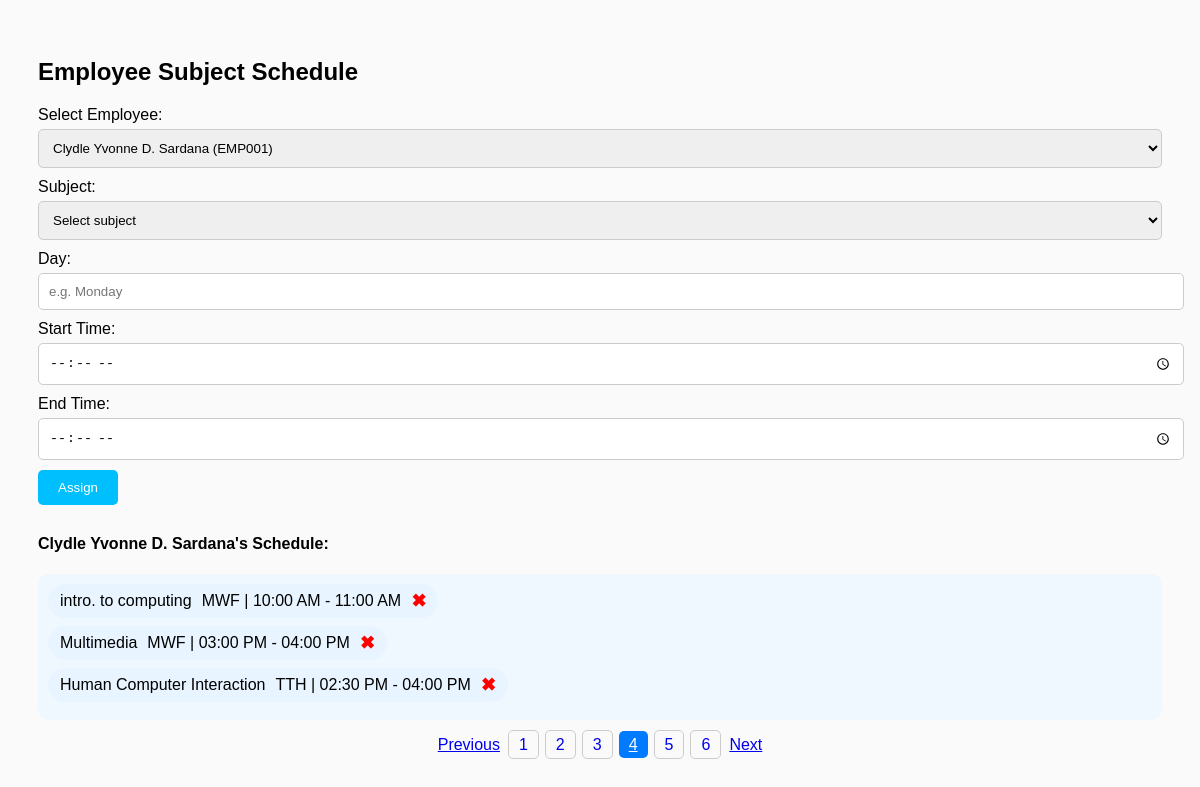
The page /schedule.php?employee_id=EMP001 on the database its author committed.
### tables this page shows
CREATE TABLE `employees` (
  `employee_id` varchar(10) NOT NULL,
  `name` varchar(100) DEFAULT NULL,
  `email` varchar(100) DEFAULT NULL,
  `department` varchar(50) DEFAULT NULL
);

CREATE TABLE `schedule` (
  `schedule_id` int(11) NOT NULL,
  `employee_id` varchar(10) DEFAULT NULL,
  `subject_id` int(11) DEFAULT NULL,
  `start_time` time DEFAULT NULL,
  `end_time` time DEFAULT NULL,
  `day` varchar(20) DEFAULT NULL,
  `time_start` time DEFAULT NULL,
  `time_end` time DEFAULT NULL,
  `room_id` int(11) DEFAULT NULL,
  `day_of_week` int(11) DEFAULT NULL
);

CREATE TABLE `subjects` (
  `subject_id` int(11) NOT NULL,
  `subject_name` varchar(100) DEFAULT NULL,
  `room_name` varchar(100) DEFAULT NULL,
  `room` varchar(100) DEFAULT NULL,
  `class_date` date DEFAULT NULL
);

### schedule.php (the view, shortened to what this page needs)
<?php
$servername = "localhost";
$username = "root";
$password = "";
$dbname = "meams1";
$conn = new mysqli($servername, $username, $password, $dbname);
?>
<!DOCTYPE html>
<html lang="en">
<head>
</head>
<body>
<h2>Employee Subject Schedule</h2>
<form method="POST" action="schedule.php<?php echo isset($_GET['employee_id']) ? '?employee_id=' . $_GET['employee_id'] : ''; ?>">
  <label>Select Employee:</label>
  <select name="employee_id" onchange="window.location='schedule.php?employee_id=' + this.value" required>
    <?php
    $emp = $conn->query("SELECT * FROM employees");
    $selected_emp = isset($_GET['employee_id']) ? $_GET['employee_id'] : '';
    while ($e = $emp->fetch_assoc()) {
        $selected = ($selected_emp == $e['employee_id']) ? 'selected' : '';
        echo "<option value='{$e['employee_id']}' $selected>{$e['name']} ({$e['employee_id']})</option>";
    }
    ?>
  </select>
  <?php if (!empty($selected_emp)) { ?>
  <label>Subject:</label>
  <select name="subject_id" required>
    <option value="">Select subject</option>
  </select>
  <label>Day:</label>
  <input type="text" name="day" placeholder="e.g. Monday" required>
  <label>Start Time:</label>
  <input type="time" name="start_time" required>
  <label>End Time:</label>
  <input type="time" name="end_time" required>
  <button type="submit" name="assign">Assign</button>
  <?php } ?>
</form>
<?php
if (!empty($selected_emp)) {
    $emp = $conn->query("SELECT * FROM employees WHERE employee_id = '$selected_emp'")->fetch_assoc();
    $employee_name = $emp['name'];
    echo "<h4 style='margin-top: 30px; font-weight: bold;'>{$employee_name}'s Schedule:</h4>";
    $schedule_query = $conn->query("
        SELECT
            s.schedule_id,
            s.employee_id,
            e.name AS employee_name,
            sub.subject_name,
            s.day,
            s.start_time,
            s.end_time
        FROM schedule s
        JOIN employees e ON s.employee_id = e.employee_id
        JOIN subjects sub ON s.subject_id = sub.subject_id
        WHERE s.employee_id = '$selected_emp'
        ORDER BY s.day, s.start_time
    ");
    if ($schedule_query->num_rows > 0) {
        echo "<div class='employee-card'>";
        while ($row = $schedule_query->fetch_assoc()) {
    $start = date("h:i A", strtotime($row['start_time']));
    $end = date("h:i A", strtotime($row['end_time']));
    echo "
    <div style='display:flex;align-items:center;gap:10px;margin-bottom:8px;'>
        <div style='background-color:#e8f4ff;border-radius:25px;padding:6px 12px;display:flex;align-items:center;gap:10px;'>
            <span style='font-weight:500;'>{$row['subject_name']}</span>
            <span>{$row['day']} | $start - $end</span>
            <a href='schedule.php?delete={$row['schedule_id']}&employee_id=$selected_emp'
               onclick=\"return confirm('Delete this schedule?');\"
               style='color:red;text-decoration:none;font-size:18px;font-weight:bold;'>✖</a>
        </div>
    </div>";
        }
        echo "</div>";
    } else {
        echo "<p style='color:gray;'>No schedules assigned yet.</p>";
    }
}
?>
<?php
$pages = [
    "employees.php",
    "room.php",
    "subjects.php",
    "schedule.php",
    "attendance.php",
    "attendance_report.php"
];
$current_page = basename($_SERVER['PHP_SELF']);
$current_index = array_search($current_page, $pages);
?>
<nav aria-label="Page navigation example">
  <ul class="pagination" style="display: flex; justify-content: center; list-style: none; padding: 0;">
    <li class="page-item" style="margin: 0 5px; <?= $current_index <= 0 ? 'pointer-events:none; opacity:0.5;' : '' ?>">
      <a class="page-link" href="<?= $current_index > 0 ? $pages[$current_index - 1] : '#' ?>">Previous</a>
    </li>
    <?php foreach ($pages as $index => $page): ?>
      <li class="page-item <?= $page == $current_page ? 'active' : '' ?>" style="margin: 0 3px;">
        <a class="page-link" href="<?= $page ?>" style="<?= $page == $current_page ? 'background:#007bff; color:white; border-radius:5px; padding:5px 10px;' : 'padding:5px 10px; text-decoration:none; border:1px solid #ccc; border-radius:5px;' ?>">
          <?= $index + 1 ?>
        </a>
      </li>
    <?php endforeach; ?>
    <li class="page-item" style="margin: 0 5px; <?= $current_index >= count($pages) - 1 ? 'pointer-events:none; opacity:0.5;' : '' ?>">
      <a class="page-link" href="<?= $current_index < count($pages) - 1 ? $pages[$current_index + 1] : '#' ?>">Next</a>
    </li>
  </ul>
</nav>
</body>
</html>

### schedule.php (style rules this page uses)
body { font-family: Arial, sans-serif; padding: 30px; background-color: #fafafa; }
select, input[type=time], input[type=text] { width: 100%; padding: 10px; margin: 5px 0 10px; border: 1px solid #ccc; border-radius: 5px; }
button { background-color: #00bfff; border: none; padding: 10px 20px; color: white; border-radius: 5px; cursor: pointer; }
.employee-card { background-color: #f0f8ff; border-radius: 10px; padding: 10px; margin-top: 20px; }

### rows shown on the page
employees: name "Clydle Yvonne D. Sardana"
schedule: subject.subject_name "intro. to computing", day "MWF", start_time "10:00 AM", end_time "11:00 AM"
schedule: subject.subject_name "Multimedia", day "MWF", start_time "03:00 PM", end_time "04:00 PM"
schedule: subject.subject_name "Human Computer Interaction", day "TTH", start_time "02:30 PM", end_time "04:00 PM"

### other values the page prints
form field employee_id "Clydle Yvonne D. Sardana (EMP001)"
